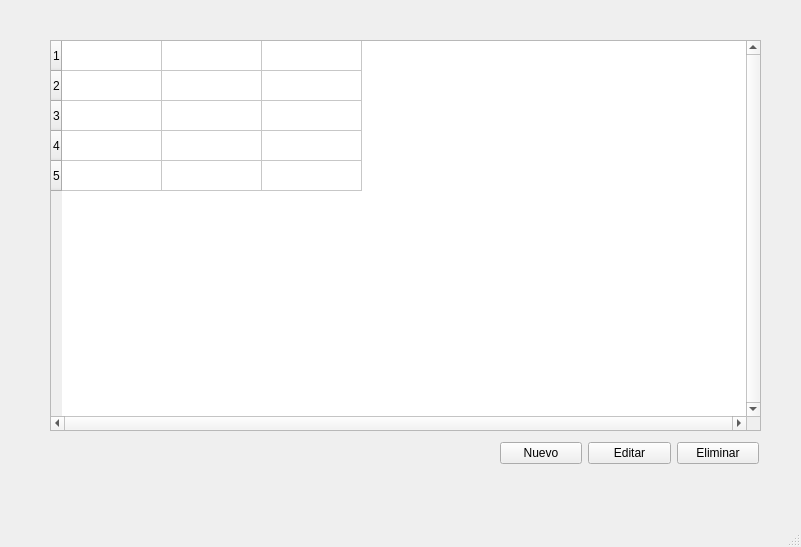
<?xml version="1.0" encoding="UTF-8"?>
<ui version="4.0">
 <class>case_page</class>
 <widget class="QMainWindow" name="case_page">
  <property name="geometry">
   <rect>
    <x>0</x>
    <y>0</y>
    <width>801</width>
    <height>547</height>
   </rect>
  </property>
  <property name="windowTitle">
   <string>MainWindow</string>
  </property>
  <widget class="QWidget" name="centralwidget_case">
   <widget class="QTableWidget" name="visor_case">
    <property name="geometry">
     <rect>
      <x>50</x>
      <y>40</y>
      <width>711</width>
      <height>391</height>
     </rect>
    </property>
    <property name="verticalScrollBarPolicy">
     <enum>Qt::ScrollBarAlwaysOn</enum>
    </property>
    <property name="horizontalScrollBarPolicy">
     <enum>Qt::ScrollBarAlwaysOn</enum>
    </property>
    <property name="sizeAdjustPolicy">
     <enum>QAbstractScrollArea::AdjustIgnored</enum>
    </property>
    <property name="showGrid">
     <bool>true</bool>
    </property>
    <property name="gridStyle">
     <enum>Qt::SolidLine</enum>
    </property>
    <property name="sortingEnabled">
     <bool>false</bool>
    </property>
    <property name="wordWrap">
     <bool>true</bool>
    </property>
    <property name="cornerButtonEnabled">
     <bool>false</bool>
    </property>
    <property name="rowCount">
     <number>5</number>
    </property>
    <property name="columnCount">
     <number>3</number>
    </property>
    <attribute name="horizontalHeaderVisible">
     <bool>false</bool>
    </attribute>
    <attribute name="horizontalHeaderCascadingSectionResizes">
     <bool>false</bool>
    </attribute>
    <attribute name="horizontalHeaderHighlightSections">
     <bool>true</bool>
    </attribute>
    <row/>
    <row/>
    <row/>
    <row/>
    <row/>
    <column/>
    <column/>
    <column/>
   </widget>
   <widget class="QWidget" name="">
    <property name="geometry">
     <rect>
      <x>500</x>
      <y>440</y>
      <width>259</width>
      <height>26</height>
     </rect>
    </property>
    <layout class="QHBoxLayout" name="horizontalLayout">
     <item>
      <widget class="QPushButton" name="new_case">
       <property name="text">
        <string>Nuevo</string>
       </property>
      </widget>
     </item>
     <item>
      <widget class="QPushButton" name="edit_case">
       <property name="text">
        <string>Editar</string>
       </property>
      </widget>
     </item>
     <item>
      <widget class="QPushButton" name="delete_case">
       <property name="text">
        <string>Eliminar</string>
       </property>
      </widget>
     </item>
    </layout>
   </widget>
  </widget>
  <widget class="QMenuBar" name="menubar_case">
   <property name="geometry">
    <rect>
     <x>0</x>
     <y>0</y>
     <width>801</width>
     <height>22</height>
    </rect>
   </property>
  </widget>
  <widget class="QStatusBar" name="statusbar_case"/>
 </widget>
 <resources/>
 <connections/>
</ui>
